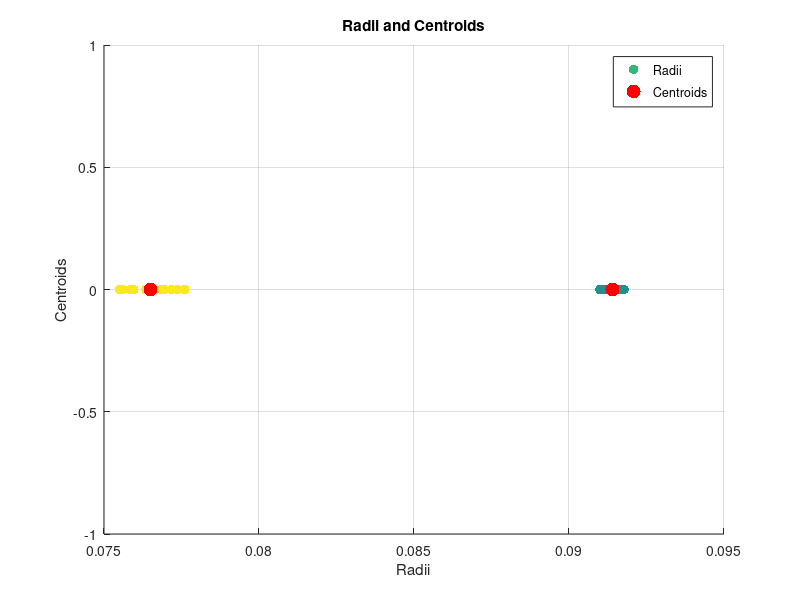

This chart was generated by the following MATLAB code:
clc
close all
clear all
%% kmeans test (again lol)

data=load('radiusVecTEMPtest.mat');
radii=data.radiusVectemp;
N=length(radii);
k=2; %should be at max two rings that are mixed together..
% Normalize the data


% Perform k-means clustering
k = 2; % Number of clusters
% Normalize the data
normalized_radii = normalize(radii);

% Perform k-means clustering
k = 2; % Number of clusters
[idx, centroids_normalized] = kmeans(normalized_radii, k);

% Un-normalize centroids
centroids = centroids_normalized * std(radii) + mean(radii);

% Un-normalize radii
denormalized_radii = normalized_radii * std(radii) + mean(radii);

% Sort denormalized radii into two distinct columns based on cluster assignment
cluster1_radii = denormalized_radii(idx == 1);
cluster2_radii = denormalized_radii(idx == 2);

% Plot radii and centroids together
figure;
scatter(denormalized_radii, zeros(N,1), 50, idx, 'filled'); % Radii colored by cluster
hold on;
scatter(centroids, zeros(k,1), 100, 'r', 'filled'); % Centroids
xlabel('Radii');
ylabel('Centroids');
title('Radii and Centroids');
legend('Radii', 'Centroids');
grid on;
